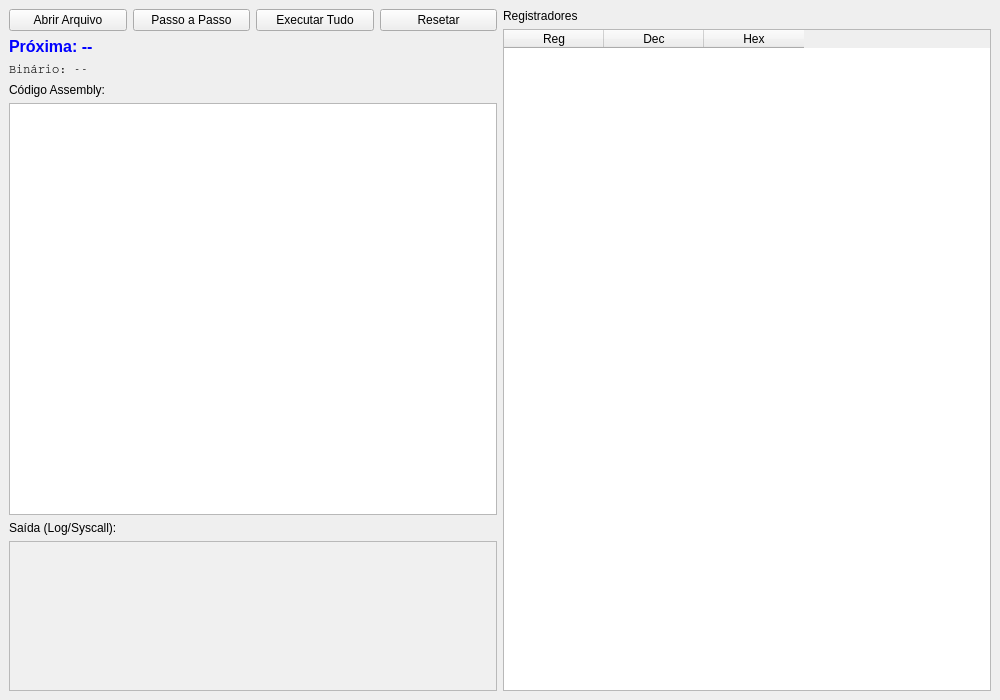
<?xml version="1.0" encoding="UTF-8"?>
<ui version="4.0">
 <class>MainWindow</class>
 <widget class="QMainWindow" name="MainWindow">
  <property name="geometry">
   <rect>
    <x>0</x>
    <y>0</y>
    <width>1000</width>
    <height>700</height>
   </rect>
  </property>
  <property name="windowTitle">
   <string>Simulador MIPS - UTFPR</string>
  </property>
  <widget class="QWidget" name="centralwidget">
   <layout class="QHBoxLayout" name="horizontalLayout">
    <item>
     <layout class="QVBoxLayout" name="layoutEsquerdo" stretch="0,0,0,0,1,0,0">
      <item>
       <layout class="QHBoxLayout" name="layoutBotoes">
        <item>
         <widget class="QPushButton" name="btnArquivo">
          <property name="text">
           <string>Abrir Arquivo</string>
          </property>
         </widget>
        </item>
        <item>
         <widget class="QPushButton" name="btnPasso">
          <property name="text">
           <string>Passo a Passo</string>
          </property>
         </widget>
        </item>
        <item>
         <widget class="QPushButton" name="btnExecutar">
          <property name="text">
           <string>Executar Tudo</string>
          </property>
         </widget>
        </item>
        <item>
         <widget class="QPushButton" name="btnResetar">
          <property name="text">
           <string>Resetar</string>
          </property>
         </widget>
        </item>
       </layout>
      </item>
      <item>
       <widget class="QLabel" name="lblInstrAtual">
        <property name="font">
         <font>
          <pointsize>12</pointsize>
          <bold>true</bold>
         </font>
        </property>
        <property name="styleSheet">
         <string notr="true">color: blue;</string>
        </property>
        <property name="text">
         <string>Próxima: --</string>
        </property>
       </widget>
      </item>
      <item>
       <widget class="QLabel" name="lblBinario">
        <property name="font">
         <font>
          <family>Courier</family>
         </font>
        </property>
        <property name="text">
         <string>Binário: --</string>
        </property>
       </widget>
      </item>
      <item>
       <widget class="QLabel" name="labelCodigo">
        <property name="text">
         <string>Código Assembly:</string>
        </property>
       </widget>
      </item>
      <item>
       <widget class="QTextEdit" name="txtCodigo">
        <property name="font">
         <font>
          <family>Courier</family>
          <pointsize>11</pointsize>
         </font>
        </property>
       </widget>
      </item>
      <item>
       <widget class="QLabel" name="labelLog">
        <property name="text">
         <string>Saída (Log/Syscall):</string>
        </property>
       </widget>
      </item>
      <item>
       <widget class="QTextEdit" name="txtLog">
        <property name="maximumSize">
         <size>
          <width>16777215</width>
          <height>150</height>
         </size>
        </property>
        <property name="styleSheet">
         <string notr="true">background-color: #f0f0f0;</string>
        </property>
        <property name="readOnly">
         <bool>true</bool>
        </property>
       </widget>
      </item>
     </layout>
    </item>
    <item>
     <layout class="QVBoxLayout" name="layoutDireito">
      <item>
       <widget class="QLabel" name="labelRegs">
        <property name="text">
         <string>Registradores</string>
        </property>
       </widget>
      </item>
      <item>
       <widget class="QTableWidget" name="tabelaRegs">
        <column>
         <property name="text">
          <string>Reg</string>
         </property>
        </column>
        <column>
         <property name="text">
          <string>Dec</string>
         </property>
        </column>
        <column>
         <property name="text">
          <string>Hex</string>
         </property>
        </column>
       </widget>
      </item>
     </layout>
    </item>
   </layout>
  </widget>
 </widget>
 <resources/>
 <connections/>
</ui>
